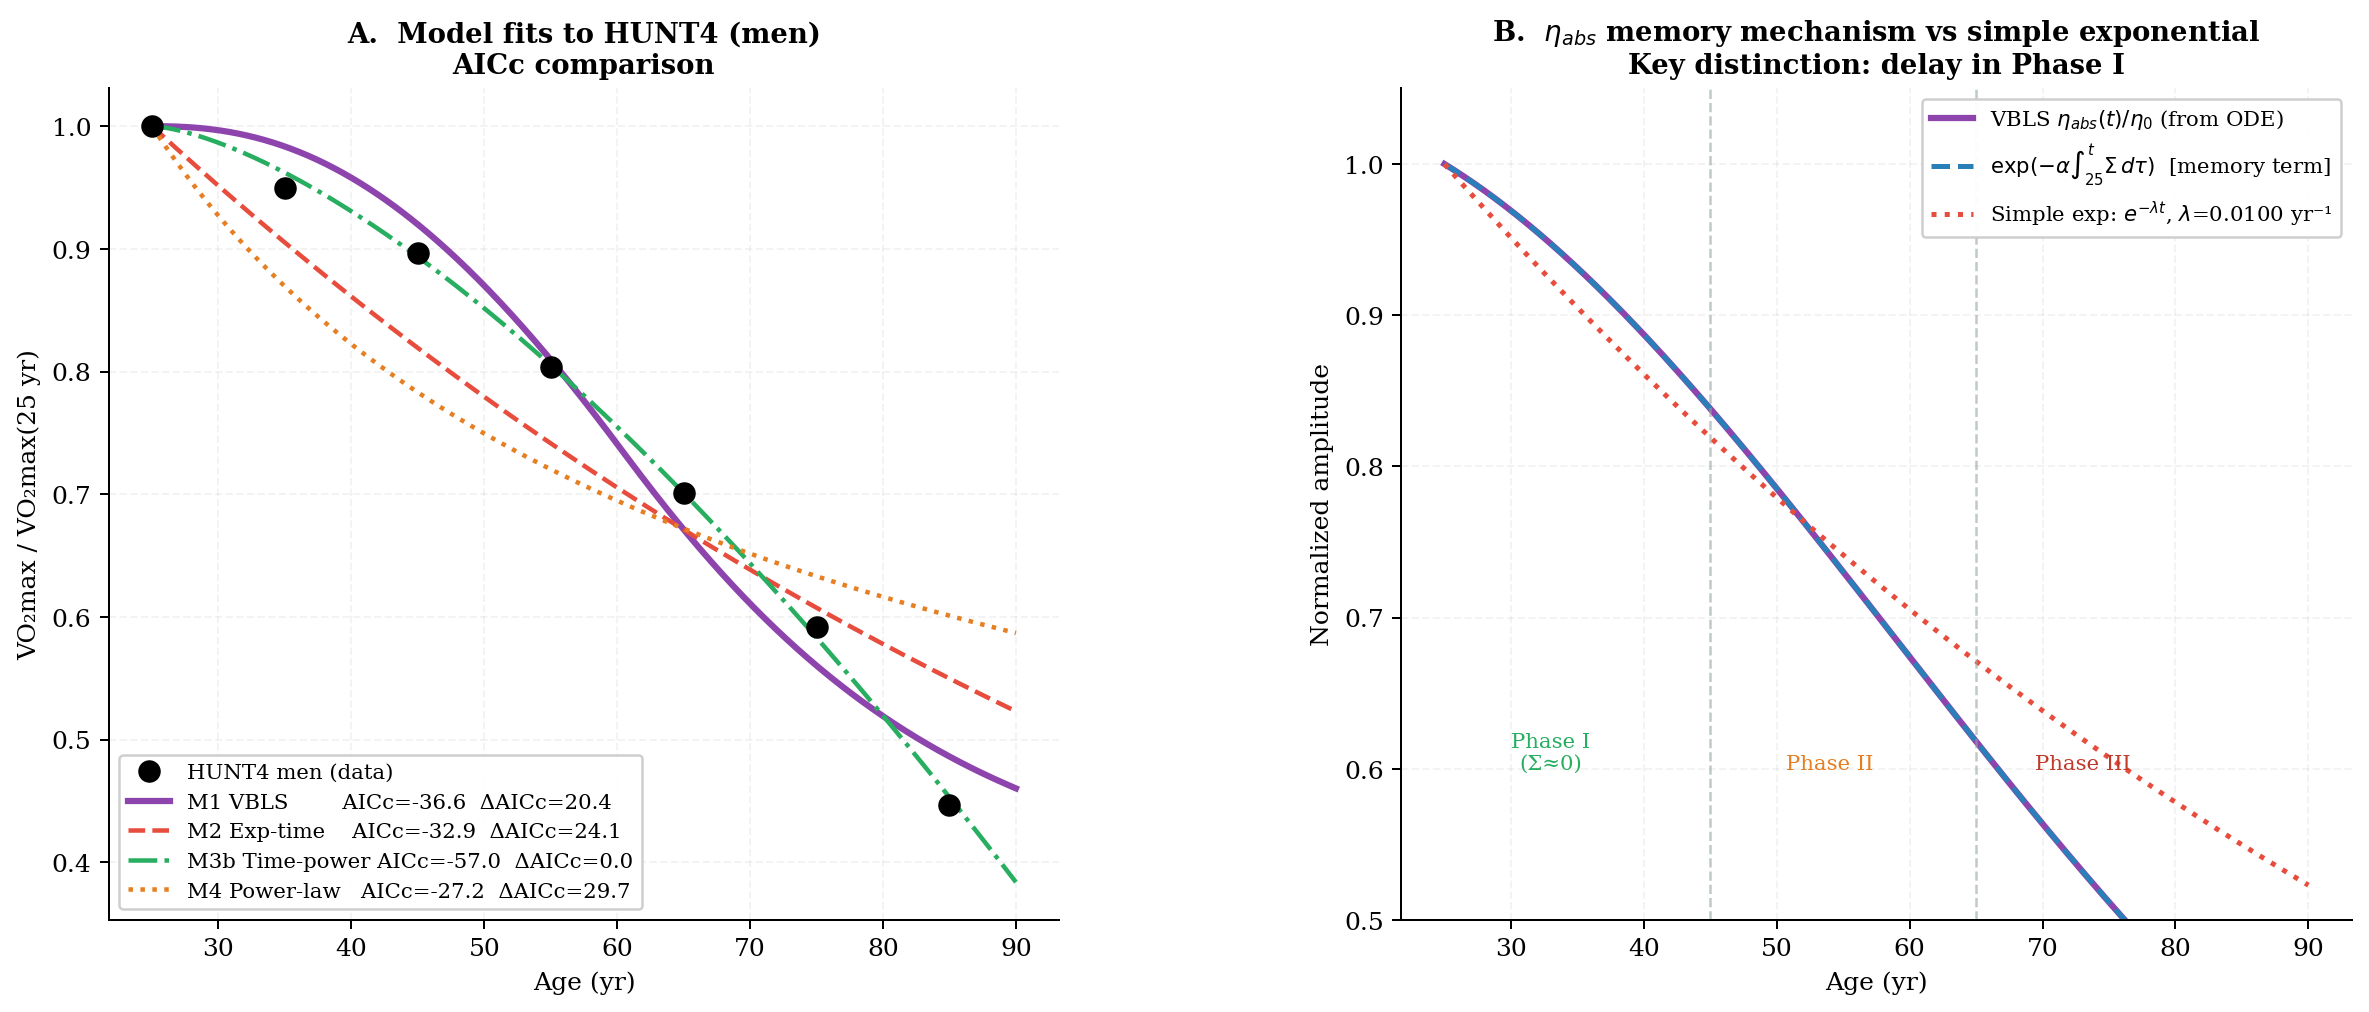

This figure's Python source:
"""
=================================================================
  VBLS — Viability Boundaries of Living Systems
  Author:     Vasiliy Avdeev (independent researcher)
  Monograph:  VBLS_THEORY
=================================================================

  Copyright (c) 2026 Vasiliy Avdeev. Licensed under CC BY-NC-ND 4.0 -- see
  LICENSE in the repository root, or https://creativecommons.org/licenses/by-nc-nd/4.0/
  SPDX-License-Identifier: CC-BY-NC-ND-4.0
=================================================================
hunt_aic.py
VBLS — Appendix D.2.9 — AIC comparison
eta_abs ~ exp(-alpha*int(Sigma)) vs simple exponential and alternatives

Models:
  M1  VBLS          1 - k * DeltaSigma(t)^beta        2 params (k, beta)
                    DeltaSigma(t) from ODE, pre-calibrated — NOT fit to HUNT
  M2  Exp-time      exp(-lambda*(t-25))                1 param  (lambda)
  M3  Exp-mapped    1 - k * (exp(lambda*(t-25))-1)^beta 3 params (k, beta, lambda)
  M4  Power-law     (25/t)^gamma                       1 param  (gamma)

Selection criterion: AICc (Akaike corrected for small samples)
Data: HUNT4 men — 7 age groups (25, 35, 45, 55, 65, 75, 85 yr)
      men's decade declines from Letnes, Nes & Wisloff (2023) fig.3,
      redrawing Letnes et al. (2020) Prog.Cardiovasc.Dis. 63(6):730-737
"""

import numpy as np
from scipy.integrate import solve_ivp
from scipy.optimize import minimize
import matplotlib
matplotlib.use('Agg')
import matplotlib.pyplot as plt

# ── VBLS parameters (human calibration, April 2026) ───────────────────────────
MU, LAM = 1.50, 0.30
SIGMA0  = 0.0162
ALPHA   = 0.030
NU0, NU = 0.006, 0.060
RHO     = 0.002
E_STAR  = 0.04
E0      = 0.10
E_RANGE = E0 - E_STAR

# ── External functions ─────────────────────────────────────────────────────────
def Phi_in(t):
    growth  = 1.0 - np.exp(-t / 10.0)
    decline = np.exp(-max(0.0, t - 60.0) / 30.0)
    return growth * decline

def Phi_cap(t):
    baseline    = 0.003
    return baseline

# ── VBLS ODE simulation ────────────────────────────────────────────────────────
def vbls_run(t_end=140, n=15000):
    def rhs(t, y):
        E = max(y[0], 0.0)
        S = max(y[1], 0.0)
        e = max(min(y[2], 1.0), 0.0)
        R = max(min(y[3], 1.0), 0.0)
        F = MU * E**2 + LAM * E
        g_E = max(0.0, min(1.0, (E - E_STAR) / E_RANGE))
        return [
            e * Phi_in(t) - F,
            max(0.0, SIGMA0 * F - R * Phi_cap(t)),
            -ALPHA * S * e,
            -NU0 * R - NU * S * R + RHO * g_E * (1.0 - S) * (1.0 - R),
        ]
    return solve_ivp(rhs, (0, t_end), [E0, 0.01, 0.96, 0.99],
                     t_eval=np.linspace(0, t_end, n),
                     method='RK45', rtol=1e-8, atol=1e-10)

print("Running VBLS simulation...")
sol  = vbls_run()
t_   = sol.t
Sig_ = sol.y[1]
eta_ = sol.y[2]
print("  Done.")

# ── HUNT4 data ────────────────────────────────────────────────────────────
AGES    = np.array([25, 35, 45, 55, 65, 75, 85], dtype=float)
N_DATA  = len(AGES)

# Ten-year decline per age decade, read off figure 3 (right panel) of
# Letnes, Nes & Wisloff, Int.J.Cardiol.Cardiovasc.Risk Prev. 16:200171
# (2023), which redraws the HUNT trajectories of Letnes et al. (2020)
# separately by sex. That figure gives the annual decline in percent;
# the decade value is ten times it, as the review's own text confirms
# (men after 70 approach 25% per decade in both HUNT and BLSA).
d_men_pct = np.array([5.0, 5.6, 10.4, 12.8, 15.5, 24.5])

def cumulative(d_pct):
    traj = [1.0]
    for d in d_pct:
        traj.append(traj[-1] * (1 - d / 100))
    return np.array(traj)

VO2_OBS = cumulative(d_men_pct)
print(f"\nHUNT4 men:")
for a, v in zip(AGES, VO2_OBS):
    print(f"  age {int(a):3d}: {v:.4f}")

# ── AICc helper ───────────────────────────────────────────────────────────────
def aicc(rss, n, p):
    """
    AICc = n*ln(RSS/n) + 2K + 2K(K+1)/(n-K-1),  K = p + 1
    Gaussian MLE; RSS = sum of squared residuals. In the least-squares form the
    residual variance is itself an estimated parameter and is counted in K
    (Burnham & Anderson 2002, p.63), hence K = p + 1 for p structural
    parameters. At n = 7 the correction term is nonlinear in K, so omitting the
    variance does not cancel between models of unequal p.
    """
    K = p + 1
    aic = n * np.log(rss / n) + 2 * K
    corr = 2 * K * (K + 1) / max(n - K - 1, 1)
    return aic + corr

# ── M1: VBLS ──────────────────────────────────────────────────────────────────
Sig25 = float(np.interp(25, t_, Sig_))
eta25 = float(np.interp(25, t_, eta_))

def dsig(ages):
    return np.array([max(float(np.interp(a, t_, Sig_)) - Sig25, 0.0) for a in ages])

def m1_pred(k, b, ages=AGES):
    ds = dsig(ages)
    return np.array([max(1.0 - k * s**b, 0.0) for s in ds])

def m1_loss(p):
    return np.sum((m1_pred(*p) - VO2_OBS)**2)

r1   = minimize(m1_loss, [0.39, 0.43], method='Nelder-Mead',
                options={'xatol': 1e-10, 'fatol': 1e-12, 'maxiter': 20000})
k1, b1 = r1.x
pred1  = m1_pred(k1, b1)
rss1   = float(np.sum((pred1 - VO2_OBS)**2))
rmse1  = float(np.sqrt(rss1 / N_DATA))
aic1   = aicc(rss1, N_DATA, 2)

# ── M2: pure exponential in time ──────────────────────────────────────────────
def m2_pred(lam, ages=AGES):
    return np.exp(-lam * (ages - 25))

def m2_loss(p):
    return np.sum((m2_pred(p[0]) - VO2_OBS)**2)

r2    = minimize(m2_loss, [0.007], method='Nelder-Mead',
                 options={'xatol': 1e-10, 'fatol': 1e-12, 'maxiter': 20000})
lam2  = float(r2.x[0])
pred2 = m2_pred(lam2)
rss2  = float(np.sum((pred2 - VO2_OBS)**2))
rmse2 = float(np.sqrt(rss2 / N_DATA))
aic2  = aicc(rss2, N_DATA, 1)

# ── M3: mapped exponential (same form as M1, free lambda) ─────────────────────
def m3_pred(k, b, lam, ages=AGES):
    x = np.array([max(np.exp(lam * (a - 25)) - 1.0, 0.0) for a in ages])
    return np.array([max(1.0 - k * xi**b, 0.0) for xi in x])

def m3_loss(p):
    return np.sum((m3_pred(*p) - VO2_OBS)**2)

r3       = minimize(m3_loss, [0.20, 0.40, 0.01], method='Nelder-Mead',
                    options={'xatol': 1e-10, 'fatol': 1e-12, 'maxiter': 20000})
k3, b3, l3 = r3.x
pred3    = m3_pred(k3, b3, l3)
rss3     = float(np.sum((pred3 - VO2_OBS)**2))
rmse3    = float(np.sqrt(rss3 / N_DATA))
aic3     = aicc(rss3, N_DATA, 3)

# ── M4: power law ─────────────────────────────────────────────────────────────
def m4_pred(gamma, ages=AGES):
    return np.array([(25.0 / a)**gamma for a in ages])

def m4_loss(p):
    return np.sum((m4_pred(p[0]) - VO2_OBS)**2)

r4    = minimize(m4_loss, [0.15], method='Nelder-Mead',
                 options={'xatol': 1e-10, 'fatol': 1e-12, 'maxiter': 20000})
gam4  = float(r4.x[0])
pred4 = m4_pred(gam4)
rss4  = float(np.sum((pred4 - VO2_OBS)**2))
rmse4 = float(np.sqrt(rss4 / N_DATA))
aic4  = aicc(rss4, N_DATA, 1)

# ── Summary table ─────────────────────────────────────────────────────────────
models = [
    ("M1 VBLS (k, beta)",         2, rss1, rmse1, aic1, pred1),
    ("M2 Exp-time (lambda)",       1, rss2, rmse2, aic2, pred2),
    ("M3 Exp-mapped (k, beta, l)", 3, rss3, rmse3, aic3, pred3),
    ("M4 Power-law (gamma)",       1, rss4, rmse4, aic4, pred4),
]
best_aic = min(m[4] for m in models)

print("\n" + "="*72)
print(f"  AIC comparison  |  HUNT4 men (n={N_DATA})  |  baseline t_B = 76.9 yr")
print("="*72)
print(f"  {'Model':<35} {'p':>3} {'RMSE':>8} {'AICc':>9} {'ΔAICc':>8}")
print("-"*72)
for name, p, rss, rmse, aic, _ in models:
    print(f"  {name:<35} {p:>3} {rmse:>8.5f} {aic:>9.2f} {aic-best_aic:>8.2f}")
print("="*72)
print(f"\n  Best model by AICc: {models[np.argmin([m[4] for m in models])][0]}")
print(f"\n  Key comparisons (relative to M1 VBLS):")
print(f"  M2 vs M1: ΔAICc = {aic2-aic1:.1f}  {'→ no support for M2' if aic2-aic1 > 10 else '→ weak evidence' if aic2-aic1 > 4 else ''}")
print(f"  M3 vs M1: ΔAICc = {aic3-aic1:.1f}  (M3 has 1 extra param vs M1; check for degeneracy)")
print(f"\n  M1 params: k={k1:.4f}, beta={b1:.4f}")
print(f"  M2 params: lambda={lam2:.8f} yr-1")
print(f"  M3 params: k={k3:.4f}, beta={b3:.4f}, lambda={l3:.10f} yr-1  [A=k*lam^b={k3*l3**b3:.6f}]")
print(f"  M4 params: gamma={gam4:.4f}")

# ── M3b: explicit power-law in (t-25) — what M3 degenerates to ────────────────
# M3b: 1 - A*(t-25)^beta  (2 params)
def m3b_pred(A, b, ages=AGES):
    return np.array([max(1.0 - A * (a - 25)**b, 0.0) for a in ages])

def m3b_loss(p):
    return np.sum((m3b_pred(*p) - VO2_OBS)**2)

r3b       = minimize(m3b_loss, [0.001, 1.5], method='Nelder-Mead',
                     options={'xatol': 1e-10, 'fatol': 1e-12, 'maxiter': 20000})
A3b, b3b  = r3b.x
pred3b    = m3b_pred(A3b, b3b)
rss3b     = float(np.sum((pred3b - VO2_OBS)**2))
rmse3b    = float(np.sqrt(rss3b / N_DATA))
aic3b     = aicc(rss3b, N_DATA, 2)

print(f"\nM3b Time-power-law (A, beta): A={A3b:.6f}, beta={b3b:.4f}")
print(f"  RSS={rss3b:.6f}, RMSE={rmse3b:.4f}, AICc={aic3b:.2f}")

# Confirm M3 degeneracy: compare M3 prediction vs M3b prediction
print(f"\n  M3 vs M3b degeneracy check (should be near-identical):")
for a, p3, p3b_ in zip(AGES, pred3, pred3b):
    print(f"  age {int(a):3d}: M3={p3:.4f}  M3b={p3b_:.4f}  diff={abs(p3-p3b_):.6f}")

# Full comparison including M3b
all_models = models + [("M3b Time-power (A,beta)", 2, rss3b, rmse3b, aic3b, pred3b)]
best_aic2  = min(m[4] for m in all_models)
print("\n" + "="*72)
print(f"  AIC comparison (including M3b)  |  HUNT4 men (n={N_DATA})")
print("="*72)
print(f"  {'Model':<35} {'p':>3} {'RMSE':>8} {'AICc':>9} {'ΔAICc':>8}")
print("-"*72)
for name, p, rss, rmse, aic, _ in all_models:
    print(f"  {name:<35} {p:>3} {rmse:>8.5f} {aic:>9.2f} {aic-best_aic2:>8.2f}")
print("="*72)

# ── eta_abs shape analysis ─────────────────────────────────────────────────────
# Compare cumulative integral of Sigma vs linear time
print(f"\n  Shape of int(Sigma) vs linear t:")
for a in AGES:
    s = float(np.interp(a, t_, Sig_))
    # integral of Sigma from 25 to a using trapz
    mask = (t_ >= 25) & (t_ <= a)
    if mask.sum() > 1:
        int_s = float(np.trapz(Sig_[mask], t_[mask]))
    else:
        int_s = 0.0
    eta_vbls_val = float(np.interp(a, t_, eta_)) / eta25
    eta_simp_val = np.exp(-lam2 * (a - 25))
    print(f"  age {int(a):3d}: Sigma={s:.4f}  int(Sigma)={int_s:.4f}  "
          f"eta_VBLS={eta_vbls_val:.4f}  eta_simp={eta_simp_val:.4f}")

# ── Figure ────────────────────────────────────────────────────────────────────
plt.rcParams.update({
    'font.family':     'DejaVu Serif',
    'font.size':       10,
    'axes.titlesize':  11,
    'axes.labelsize':  10,
    'axes.spines.top': False,
    'axes.spines.right': False,
    'axes.grid':       True,
    'grid.alpha':      0.15,
    'grid.linestyle':  '--',
    'figure.dpi':      150,
})

fig, axes = plt.subplots(1, 2, figsize=(14, 6))
fig.subplots_adjust(left=0.08, right=0.97, top=0.88, bottom=0.11, wspace=0.36)

AGES_FINE = np.linspace(25, 90, 400)

# Panel A — model fits
ax = axes[0]
dsig_fine  = dsig(AGES_FINE)
vo2_m1     = np.array([max(1.0 - k1 * s**b1, 0.0) for s in dsig_fine])
vo2_m2     = m2_pred(lam2, AGES_FINE)
vo2_m3b    = m3b_pred(A3b, b3b, AGES_FINE)
vo2_m4     = m4_pred(gam4, AGES_FINE)

ax.plot(AGES,      VO2_OBS,  'ko',  ms=8, zorder=6, label='HUNT4 men (data)')
ax.plot(AGES_FINE, vo2_m1,   '-',   color='#8e44ad', lw=2.5,
        label=f'M1 VBLS        AICc={aic1:.1f}  ΔAICc={aic1-aic3b:.1f}')
ax.plot(AGES_FINE, vo2_m2,   '--',  color='#e74c3c', lw=1.8,
        label=f'M2 Exp-time    AICc={aic2:.1f}  ΔAICc={aic2-aic3b:.1f}')
ax.plot(AGES_FINE, vo2_m3b,  '-.',  color='#27ae60', lw=1.8,
        label=f'M3b Time-power AICc={aic3b:.1f}  ΔAICc={aic3b-aic3b:.1f}')
ax.plot(AGES_FINE, vo2_m4,   ':',   color='#e67e22', lw=1.8,
        label=f'M4 Power-law   AICc={aic4:.1f}  ΔAICc={aic4-aic3b:.1f}')
ax.set_xlabel('Age (yr)')
ax.set_ylabel('VO₂max / VO₂max(25 yr)')
ax.set_title('A.  Model fits to HUNT4 (men)\nAICc comparison', fontweight='bold')
ax.legend(fontsize=8.5, framealpha=0.95, loc='lower left')

# Panel B — eta_abs shape
ax = axes[1]
mask_plot = (t_ >= 25) & (t_ <= 90)
t_plot    = t_[mask_plot]
eta_norm  = eta_[mask_plot] / eta25

# Simple exponential best-fit to VO2max
eta_simp  = np.exp(-lam2 * (t_plot - 25))

# Pure memory-mechanism term exp(-alpha * int Sigma)
int_sig   = np.array([
    float(np.trapz(Sig_[(t_ >= 25) & (t_ <= a)],
                   t_[(t_ >= 25) & (t_ <= a)])) if np.sum((t_ >= 25) & (t_ <= a)) > 1 else 0.0
    for a in t_plot
])
eta_mem   = np.exp(-ALPHA * int_sig)

ax.plot(t_plot, eta_norm,  '-',  color='#8e44ad', lw=2.5,
        label=r'VBLS $\eta_{abs}(t)/\eta_0$ (from ODE)')
ax.plot(t_plot, eta_mem,   '--', color='#2980b9', lw=2.0,
        label=r'$\exp(-\alpha\int_{25}^t\Sigma\,d\tau)$  [memory term]')
ax.plot(t_plot, eta_simp,  ':',  color='#e74c3c', lw=2.0,
        label=f'Simple exp: $e^{{-\\lambda t}}$, $\\lambda$={lam2:.4f} yr⁻¹')

ax.axvline(45, color='#95a5a6', lw=1.0, ls='--', alpha=0.6)
ax.axvline(65, color='#95a5a6', lw=1.0, ls='--', alpha=0.6)
ax.text(33, 0.60, 'Phase I\n(Σ≈0)', ha='center', fontsize=8.5, color='#27ae60')
ax.text(54, 0.60, 'Phase II',       ha='center', fontsize=8.5, color='#e67e22')
ax.text(73, 0.60, 'Phase III',      ha='center', fontsize=8.5, color='#c0392b')
ax.set_xlabel('Age (yr)')
ax.set_ylabel('Normalized amplitude')
ax.set_title(r'B.  $\eta_{abs}$ memory mechanism vs simple exponential'
             '\nKey distinction: delay in Phase I', fontweight='bold')
ax.legend(fontsize=8.5, framealpha=0.95)
ax.set_ylim(0.50, 1.05)

plt.savefig('hunt_aic.png', dpi=180, bbox_inches='tight')
plt.close()
print("\nSaved: hunt_aic.png")
